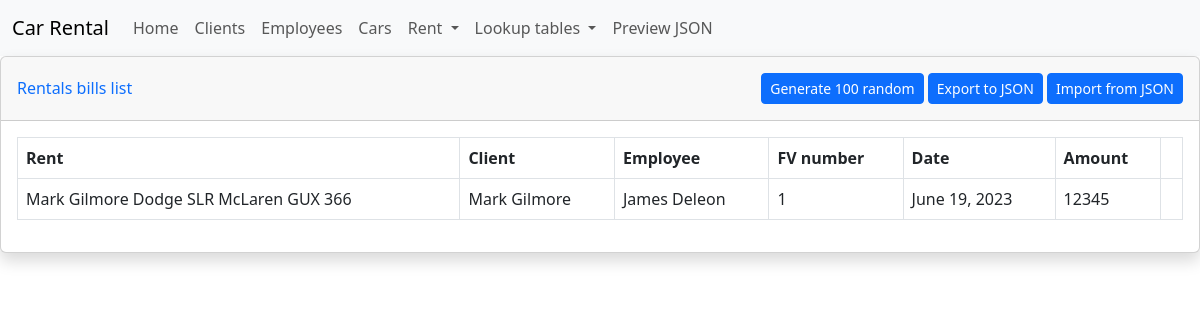
Screenshot of /rental_bill/ with the database file from the repository.
### bazy/models.py (models this page shows, shortened)
class Rental_bill(models.Model):
    rent = models.ForeignKey(Rent, on_delete=models.CASCADE)
    client = models.ForeignKey(Client, on_delete=models.CASCADE)
    employee = models.ForeignKey(Employee, on_delete=models.CASCADE)
    fv_number = models.IntegerField('FV number')
    date = models.DateField('Date')
    amount = models.IntegerField('Amount')

class Rent(models.Model):
    client = models.ForeignKey(Client, on_delete=models.CASCADE)
    car = models.ForeignKey(Car, on_delete=models.CASCADE)
    def __str__(self):
        return str(self.client) + ' ' + str(self.car)

class Client(models.Model):
    name = models.CharField('Name', max_length=100)
    lastname = models.CharField('Lastname', max_length=100)
    address = models.CharField('Address', max_length=100)
    postal_code = models.CharField('Postal code', max_length=6)
    city = models.CharField('City', max_length=100)
    phone = models.IntegerField('Phone number')
    PESEL = models.IntegerField('PESEL number')
    credit_card_number = models.CharField('Credit card number', max_length=16)
    credit_card_expiration_date = models.CharField('Credit card expiration date', max_length=5, help_text='Enter the credit card expiration date (MM/YY)')
    credit_card_CVV = models.CharField('Credit card CVV', max_length=3)
    def __str__(self):
        return str(self.name) + ' ' + str(self.lastname)

class Car(models.Model):
    type_of_drive = [
        ('AWD', 'AWD'),
        ('FWD', 'FWD'),
        ('RWD', 'RWD'),
    ]
    make = models.CharField('Make', max_length=100)
    model = models.CharField('Model', max_length=100)
    engine = models.CharField('Engine', max_length=100)
    type_of_drive = models.CharField('Type of drive', max_length=3, choices=type_of_drive)
    power = models.IntegerField('Power')
    VIN = models.CharField('VIN', max_length=100)
    plate = models.CharField('Plate', max_length=100)
    status = models.ForeignKey(Car_status, on_delete=models.CASCADE)
    def __str__(self):
        return self.make + ' ' + self.model + ' ' + self.plate

class Employee(models.Model):
    name = models.CharField('Name', max_length=100)
    lastname = models.CharField('Lastname', max_length=100)
    mail = models.EmailField('E-mail')
    phone = models.IntegerField('Phone number')
    def __str__(self):
        return self.name + ' ' + self.lastname

### bazy/views.py (the view)
# urls.py: path('rental_bill/', views.rental_bill, name='rental_bill'),
def rental_bill(request):
    rental_bill_list = Rental_bill.objects.all()
    return render(request, 'rental_bill.html',
                    {'rental_bill_list' : rental_bill_list })

### bazy/templates/rental_bill.html (shortened to what this page needs)
{% extends 'base.html' %}
{% block content %}
<div class="card shadow mb-4">
    <div class="card-header py-3">
        <h6 class="m-0 font-weight-bold text-primary">
            <div style="display: flex; justify-content: space-between; align-items: center;">
                <div>Rentals bills list</div>
                <div>
                    <a href="#" class="btn btn-primary btn-icon-split btn-sm">
                        <span class="text">Generate 100 random</span>
                    </a>
                    <a href="#" class="btn btn-primary btn-icon-split btn-sm">
                        <span class="text">Export to JSON</span>
                    </a>
                    <a href="#" class="btn btn-primary btn-icon-split btn-sm">
                        <span class="text">Import from JSON</span>
                    </a>
                </div>
            </div>
        </h6>
    </div>
    <div class="card-body">
        <div class="table-responsive">
            <table class="table table-bordered" id="dataTable" width="100%" cellspacing="0">
                <thead>
                    <tr>
                        <th>Rent</th>
                        <th>Client</th>
                        <th>Employee</th>
                        <th>FV number</th>
                        <th>Date</th>
                        <th>Amount</th>
                        <th></th>
                    </tr>
                </thead>
                <tbody>
                    {% for rental_bill_list in rental_bill_list %}
                    <tr>
                        <td>{{ rental_bill_list.rent }}</td>
                        <td>{{ rental_bill_list.client }}</td>
                        <td>{{ rental_bill_list.employee }}</td>
                        <td>{{ rental_bill_list.fv_number }}</td>
                        <td>{{ rental_bill_list.date }}</td>
                        <td>{{ rental_bill_list.amount }}</td>
                        <td></td>
                    </tr>
                    {% endfor %}
                </tbody>
            </table>
        </div>
    </div>
</div>
{% endblock %}

### rows the page displays
Rental_bill: rent "Mark Gilmore Dodge SLR McLaren GUX 366", client "Mark Gilmore", employee "James Deleon", fv_number "1", date "June 19, 2023", amount "12345"
